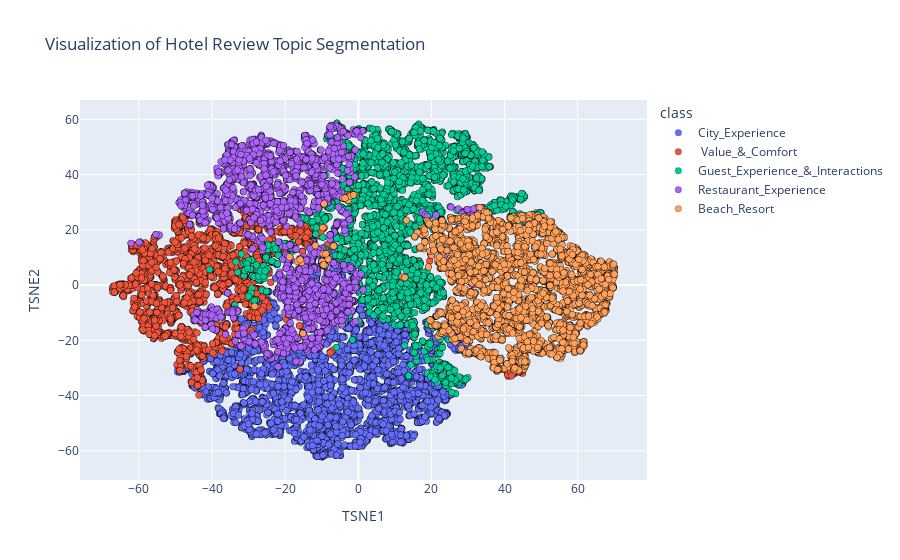

Here is the notebook cell this chart was saved with:
### Code cell
fig = px.scatter(tsne_trans, x = 'TSNE1', y = 'TSNE2', color = 'class', 
          title='Visualization of Hotel Review Topic Segmentation')

fig.update_traces(marker=dict(size=6.5,
                              line=dict(width=.2,
                                        color='Black')),
                  selector=dict(mode='markers'))
fig.show()

### Figure 1 — Plotly figure (JSON) as saved in the notebook; plotly's stock layout.template omitted (floating-point values rounded to 4 significant figures; data arrays with more than 128 entries replaced by an {"elided": "..."} marker saying what was removed)
{"data": [{"hovertemplate": "class=City_Experience<br>TSNE1=%{x}<br>TSNE2=%{y}<extra></extra>", "legendgroup": "City_Experience", "marker": {"color": "#636efa", "line": {"color": "Black", "width": 0.2}, "size": 6.5, "symbol": "circle"}, "mode": "markers", "name": "City_Experience", "showlegend": true, "type": "scattergl", "x": {"elided": "5384 float values"}, "xaxis": "x", "y": {"elided": "5384 float values"}, "yaxis": "y"}, {"hovertemplate": "class= Value_&_Comfort<br>TSNE1=%{x}<br>TSNE2=%{y}<extra></extra>", "legendgroup": " Value_&_Comfort", "marker": {"color": "#EF553B", "line": {"color": "Black", "width": 0.2}, "size": 6.5, "symbol": "circle"}, "mode": "markers", "name": " Value_&_Comfort", "showlegend": true, "type": "scattergl", "x": {"elided": "2965 float values"}, "xaxis": "x", "y": {"elided": "2965 float values"}, "yaxis": "y"}, {"hovertemplate": "class=Guest_Experience_&_Interactions<br>TSNE1=%{x}<br>TSNE2=%{y}<extra></extra>", "legendgroup": "Guest_Experience_&_Interactions", "marker": {"color": "#00cc96", "line": {"color": "Black", "width": 0.2}, "size": 6.5, "symbol": "circle"}, "mode": "markers", "name": "Guest_Experience_&_Interactions", "showlegend": true, "type": "scattergl", "x": {"elided": "4412 float values"}, "xaxis": "x", "y": {"elided": "4412 float values"}, "yaxis": "y"}, {"hovertemplate": "class=Restaurant_Experience<br>TSNE1=%{x}<br>TSNE2=%{y}<extra></extra>", "legendgroup": "Restaurant_Experience", "marker": {"color": "#ab63fa", "line": {"color": "Black", "width": 0.2}, "size": 6.5, "symbol": "circle"}, "mode": "markers", "name": "Restaurant_Experience", "showlegend": true, "type": "scattergl", "x": {"elided": "3525 float values"}, "xaxis": "x", "y": {"elided": "3525 float values"}, "yaxis": "y"}, {"hovertemplate": "class=Beach_Resort<br>TSNE1=%{x}<br>TSNE2=%{y}<extra></extra>", "legendgroup": "Beach_Resort", "marker": {"color": "#FFA15A", "line": {"color": "Black", "width": 0.2}, "size": 6.5, "symbol": "circle"}, "mode": "markers", "name": "Beach_Resort", "showlegend": true, "type": "scattergl", "x": {"elided": "4205 float values"}, "xaxis": "x", "y": {"elided": "4205 float values"}, "yaxis": "y"}], "layout": {"legend": {"title": {"text": "class"}, "tracegroupgap": 0}, "title": {"text": "Visualization of Hotel Review Topic Segmentation"}, "xaxis": {"anchor": "y", "domain": [0, 1], "title": {"text": "TSNE1"}}, "yaxis": {"anchor": "x", "domain": [0, 1], "title": {"text": "TSNE2"}}}}
